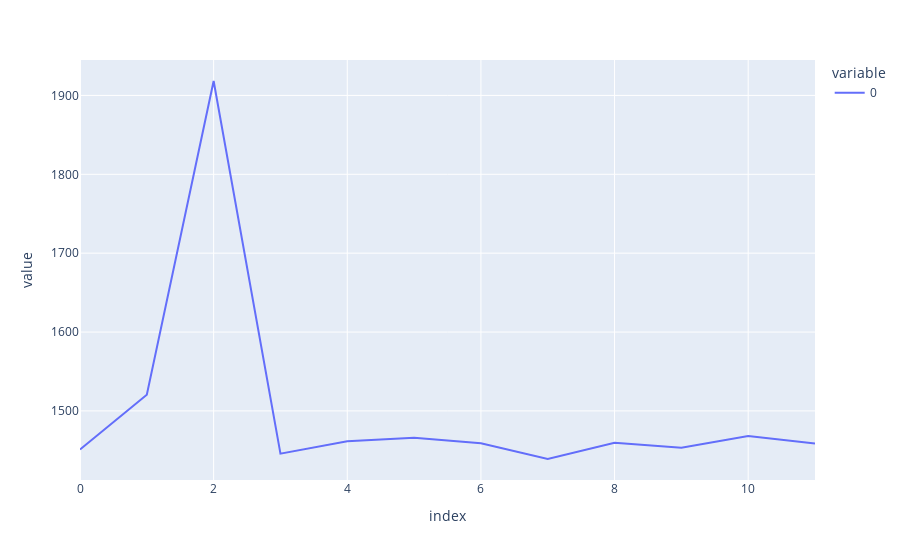

Here is the notebook cell this chart was saved with:
### Code cell
px.line(median_ratings)

### Figure 1 — Plotly figure (JSON) as saved in the notebook; plotly's stock layout.template omitted (floating-point values rounded to 4 significant figures)
{"data": [{"hovertemplate": "variable=0<br>index=%{x}<br>value=%{y}<extra></extra>", "legendgroup": "0", "line": {"color": "#636efa", "dash": "solid"}, "marker": {"symbol": "circle"}, "mode": "lines", "name": "0", "orientation": "v", "showlegend": true, "type": "scatter", "x": [0, 1, 2, 3, 4, 5, 6, 7, 8, 9, 10, 11], "xaxis": "x", "y": [1451.0, 1521.0, 1918.0, 1446.0, 1462.0, 1466.0, 1459.0, 1439.0, 1460.0, 1453.0, 1468.0, 1459.0], "yaxis": "y"}], "layout": {"legend": {"title": {"text": "variable"}, "tracegroupgap": 0}, "margin": {"t": 60}, "xaxis": {"anchor": "y", "domain": [0, 1], "title": {"text": "index"}}, "yaxis": {"anchor": "x", "domain": [0, 1], "title": {"text": "value"}}}}
